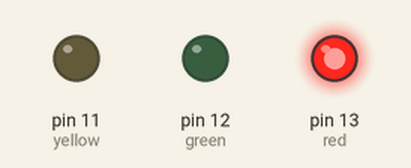
Bench run of a sketch on a simulated Arduino Uno, built with avr-gcc and run on an emulated ATmega328P. On the bench: output pins drawn as LEDs (lit = HIGH).

Above: at 0.5 s.
At 1.5 s:
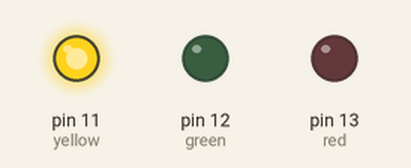
At 5.5 s:
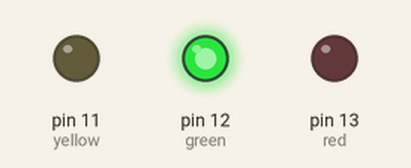
Timing chart, 0 to 6.9 s (numbered marks = the images above):
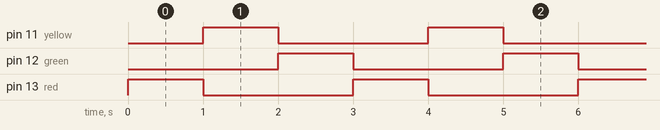

The sketch:

trafficlight.ino
```cpp
const int red=13;
int green=12;
int yellow=11;
void setup(){
  // put your setup code here, to run once:
pinMode(red,OUTPUT);
pinMode(green,OUTPUT);
pinMode(yellow,OUTPUT);

}

void loop() {
  // put your main code here, to run repeatedly:
digitalWrite(red,HIGH);
digitalWrite(yellow,LOW);
digitalWrite(green,LOW);


delay(1000);
digitalWrite(red,LOW);
digitalWrite(yellow,HIGH);
digitalWrite(green,LOW);

delay(1000);
digitalWrite(red,LOW);
digitalWrite(yellow,LOW);
digitalWrite(green,HIGH);
delay(1000);

}
```

Measured:
- by itself, pin 11 (yellow), pin 12 (green), pin 13 (red): alternates HIGH for 1.0 s and LOW for 2.0 s
- by itself, everything shown: repeats every 3.0 s, in 3 steps
